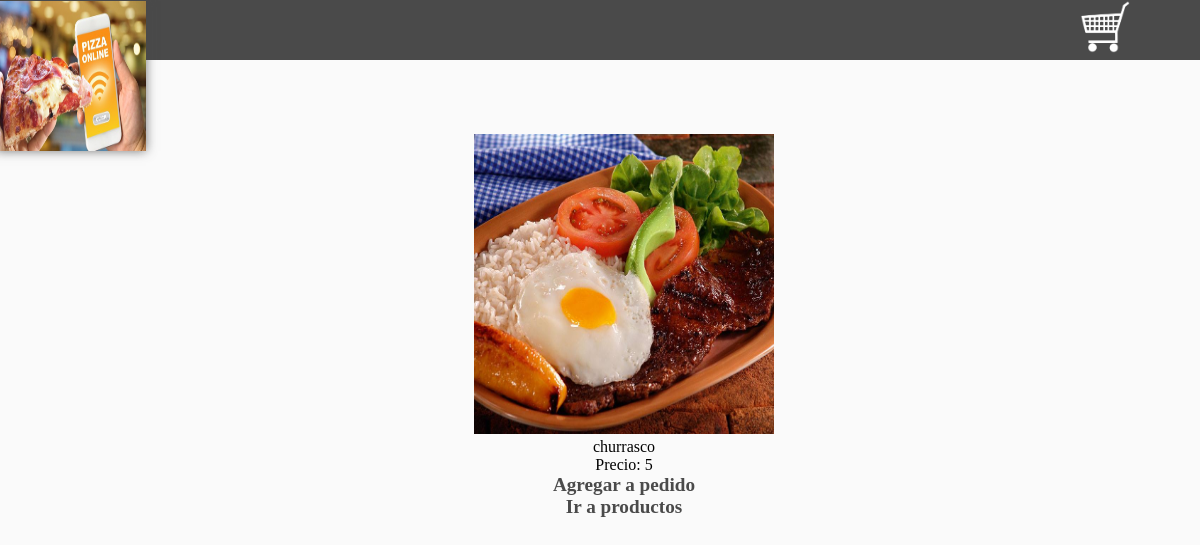
/ProyectoHypermedial/detalles.php?id=4 (signed in), run on an earlier commit of the app's database.
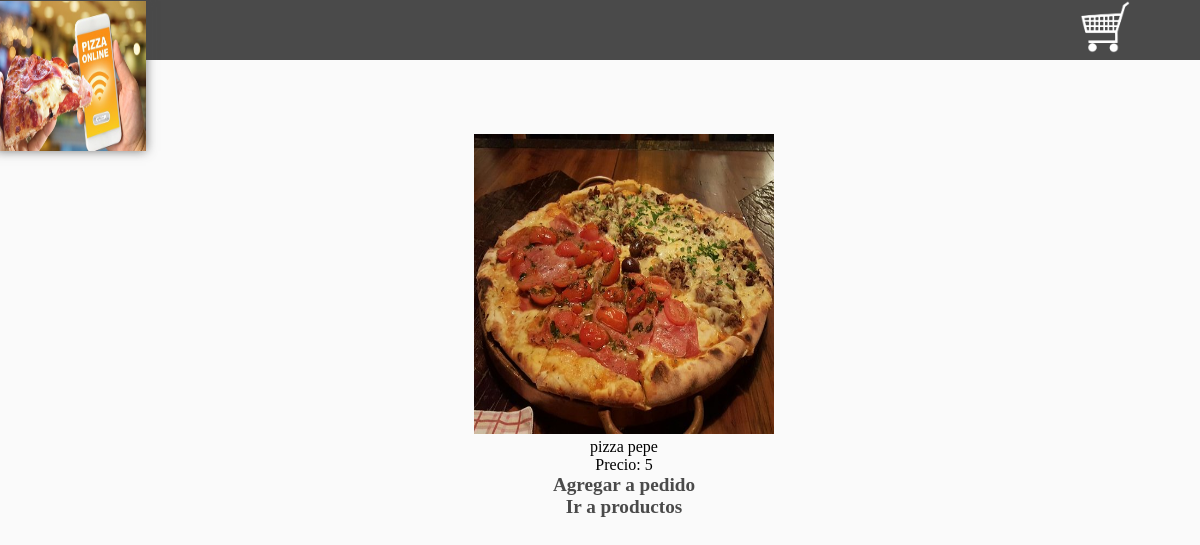
And on a later commit of the database.
### tables this page shows
CREATE TABLE `producto` (
  `id` int(11) NOT NULL,
  `nombre` text NOT NULL,
  `imagen` text NOT NULL,
  `descripcion` text,
  `precio` decimal(10,0) NOT NULL,
  `Categoria_idCategoria` int(11) NOT NULL
);

### ProyectoHypermedial/detalles.php (the view, shortened to what this page needs)
<!DOCTYPE html>
<html lang="es">
<head>
	<link rel="stylesheet" type="text/css" href="./css/estilos.css">
</head>
<body>
	<header>
		<img src="imagenes/logo.png" id="logo">
		<a href="./carritodecompras.php" title="ver carrito de compras">
			<img src="./imagenes/carrito.png">
		</a>
	</header>
	<section>
	<?php
		include 'conexion.php';
		$id=$_GET['id'];
		 $sql = "SELECT `nombre`,`imagen`,`precio` FROM `producto` WHERE id= ".$id." ;";
       $result = $conn->query($sql);
		while ($f=mysqli_fetch_array($result)) {
		?>
			<center>
				<img src="./productos/<?php echo $f['imagen'];?>" style="width:300px;height:300px"/><br>
				<span><?php echo $f['nombre'];?></span><br>
				<span>Precio: <?php echo $f['precio'];?></span><br>
				<a href="./guardarPed.php?id=<?php  echo $id;?>">Agregar a pedido</a>
				<br/>
				<a href="./menu.php">Ir a productos</a>
			</center>
	<?php
		}
	?>

### ProyectoHypermedial/conexion.php (shortened to what this page needs)
</body>
</html>

### ProyectoHypermedial/css/estilos.css (style rules this page uses)
html { padding: 0px; margin: 0px; }
body { background-color: #fafafa; padding: 0px; margin: 0px; }
header { width: 100%; height: 60px; background-color: #4a4a4a; color:white; }
a { color: #4a4a4a; font-weight: bolder; font-size: 1.2rem; text-decoration: none; }
header a { width: 50px; left: 90%; display: inline-block; vertical-align: top; position: fixed; z-index: 2; background-color: #4a4a4a; }
header a img { width: 100%; }
section { width: 80%; min-height: 500px; padding: 2%; margin:0 auto; margin-left: 10%; margin-top: 50px; }
#logo { width: 150px; height: 150px; display: inline-block; vertical-align: top; position: absolute; z-index: 2; left: -4px; -webkit-box-shadow: 0px 0px 10px rgba(74, 74, 74, 0.75); -moz-box-shadow: 0px 0px 10px rgba(74, 74, 74, 0.75); box-shadow: 0px 0px 10px rgba(74, 74, 74, 0.75); top: 1px; }

What changed in the data, as far as the page shows it:
changed producto: imagen: a different picture; nombre "churrasco" → "pizza pepe"
